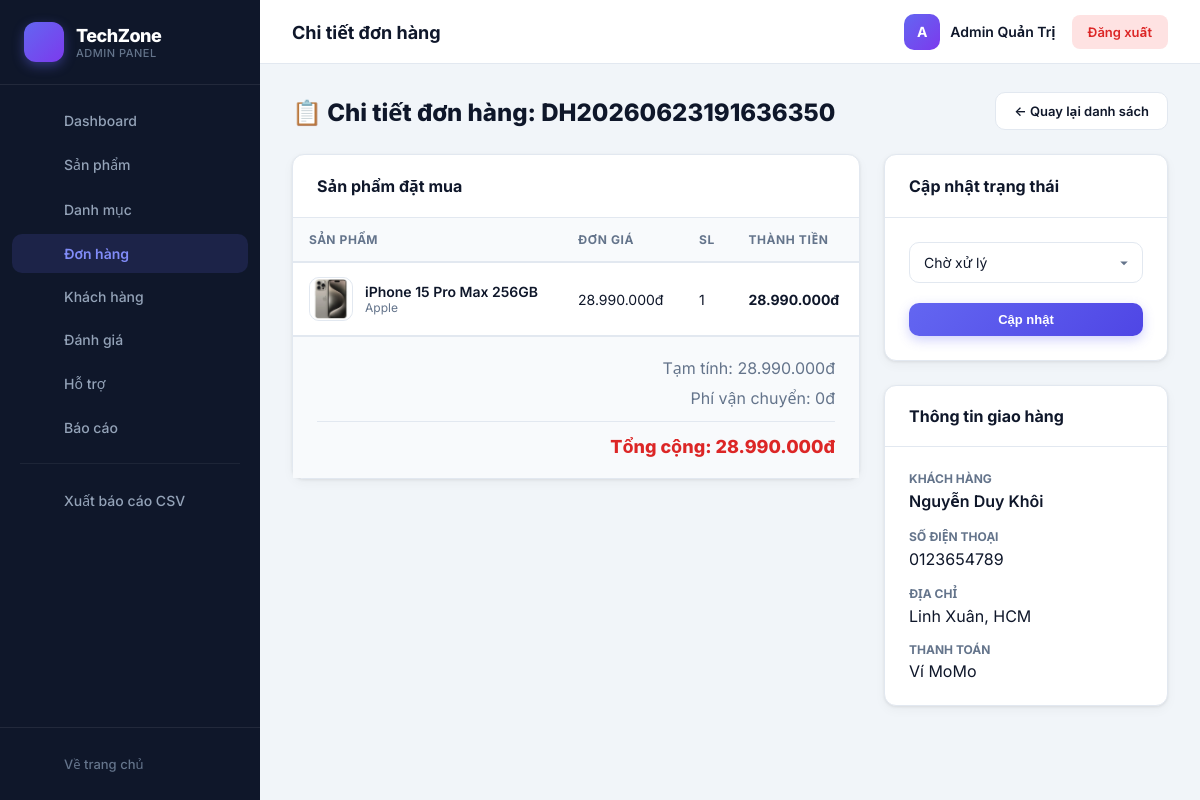
/admin/order_detail.php?id=9 (signed in), run on the app's committed database.
### tables this page shows
CREATE TABLE `orders` (
  `id` int(10) UNSIGNED NOT NULL,
  `order_code` varchar(20) NOT NULL,
  `user_id` int(10) UNSIGNED DEFAULT NULL,
  `customer_name` varchar(100) NOT NULL,
  `customer_phone` varchar(20) NOT NULL,
  `customer_address` text NOT NULL,
  `note` text DEFAULT NULL,
  `subtotal` decimal(15,0) NOT NULL DEFAULT 0,
  `shipping_fee` decimal(15,0) NOT NULL DEFAULT 0,
  `total_price` decimal(15,0) NOT NULL DEFAULT 0,
  `payment_method` enum('qr','cod','momo','transfer','credit_card','bank_card') NOT NULL DEFAULT 'cod',
  `voucher_code` varchar(50) DEFAULT NULL,
  `discount_amount` decimal(15,0) NOT NULL DEFAULT 0,
  `status` enum('Chờ xử lý','Đang giao','Đã hoàn thành','Đã hủy') NOT NULL DEFAULT 'Chờ xử lý',
  `created_at` datetime NOT NULL DEFAULT current_timestamp(),
  `updated_at` datetime NOT NULL DEFAULT current_timestamp() ON UPDATE current_timestamp()
);

CREATE TABLE `order_items` (
  `id` int(10) UNSIGNED NOT NULL,
  `order_id` int(10) UNSIGNED NOT NULL,
  `product_id` int(10) UNSIGNED DEFAULT NULL,
  `name` varchar(200) NOT NULL,
  `price` decimal(15,0) NOT NULL,
  `quantity` int(11) NOT NULL DEFAULT 1,
  `image_emoji` varchar(10) DEFAULT '?'
);

CREATE TABLE `products` (
  `id` int(10) UNSIGNED NOT NULL,
  `category_id` int(10) UNSIGNED NOT NULL,
  `name` varchar(200) NOT NULL,
  `brand` varchar(100) NOT NULL,
  `description` text DEFAULT NULL,
  `price` decimal(15,0) NOT NULL DEFAULT 0,
  `stock` int(11) NOT NULL DEFAULT 0,
  `image_emoji` varchar(10) DEFAULT '?',
  `image_file` varchar(255) DEFAULT NULL,
  `rating` decimal(2,1) NOT NULL DEFAULT 4.5,
  `featured` tinyint(1) NOT NULL DEFAULT 0,
  `specifications` text DEFAULT NULL,
  `created_at` datetime NOT NULL DEFAULT current_timestamp(),
  `updated_at` datetime NOT NULL DEFAULT current_timestamp() ON UPDATE current_timestamp()
);

### admin/order_detail.php (the view, shortened to what this page needs)
<?php
$pdo = getDB();
$id = (int)($_GET['id'] ?? 0);
$stmt = $pdo->prepare("SELECT * FROM orders WHERE id = ?");
$stmt->execute([$id]);
$order = $stmt->fetch();
$stmt = $pdo->prepare("
    SELECT oi.*, p.image_file, p.brand
    FROM order_items oi
    LEFT JOIN products p ON oi.product_id = p.id
    WHERE oi.order_id = ?
");
$stmt->execute([$id]);
$items = $stmt->fetchAll();
require_once __DIR__ . '/admin_layout.php';
?>
<div class="page-header">
    <h1>📋 Chi tiết đơn hàng: <?= htmlspecialchars($order['order_code']) ?></h1>
    <a href="orders.php" class="btn btn-outline">← Quay lại danh sách</a>
</div>
<div class="content-grid">
    <div style="display:flex;flex-direction:column;gap:24px;">
        <div class="card">
            <div class="card-header">
                <h3 class="card-title">Sản phẩm đặt mua</h3>
            </div>
            <div class="card-body" style="padding:0;">
                <div class="table-container orders-table-wrap">
                    <table class="data-table">
                        <thead>
                            <tr>
                                <th>Sản phẩm</th>
                                <th>Đơn giá</th>
                                <th>SL</th>
                                <th>Thành tiền</th>
                            </tr>
                        </thead>
                        <tbody>
                            <?php foreach ($items as $item): ?>
                                <tr>
                                    <td data-label="Sản phẩm">
                                        <div class="product-cell">
                                            <?php if (!empty($item['image_file'])): ?>
                                                <img src="/bainhom/assets/images/<?= htmlspecialchars($item['image_file']) ?>" class="product-thumb">
                                            <?php else: ?>
                                                <div class="product-thumb" style="display:flex;align-items:center;justify-content:center;font-size:20px;"><?= $item['image_emoji'] ?></div>
                                            <?php endif; ?>
                                            <div>
                                                <div class="product-cell-name"><?= htmlspecialchars($item['name']) ?></div>
                                                <div class="product-cell-brand"><?= htmlspecialchars($item['brand'] ?? '—') ?></div>
                                            </div>
                                        </div>
                                    </td>
                                    <td data-label="Đơn giá"><?= number_format($item['price'], 0, ',', '.') ?>đ</td>
                                    <td data-label="SL"><?= $item['quantity'] ?></td>
                                    <td data-label="Thành tiền" style="font-weight:700;"><?= number_format($item['price'] * $item['quantity'], 0, ',', '.') ?>đ</td>
                                </tr>
                            <?php endforeach; ?>
                        </tbody>
                    </table>
                </div>
                <div style="padding:20px 24px;background:#f8fafc;border-top:1px solid var(--border);text-align:right;">
                    <div style="margin-bottom:8px;color:var(--text-sub);">Tạm tính: <?= number_format($order['subtotal'], 0, ',', '.') ?>đ</div>
                    <div style="margin-bottom:8px;color:var(--text-sub);">Phí vận chuyển: <?= number_format($order['shipping_fee'], 0, ',', '.') ?>đ</div>
                    <div style="font-size:18px;font-weight:800;color:#dc2626;margin-top:12px;padding-top:12px;border-top:1px solid #e2e8f0;">
                        Tổng cộng: <?= number_format($order['total_price'], 0, ',', '.') ?>đ
                    </div>
                </div>
            </div>
        </div>
    </div>
    <div style="display:flex;flex-direction:column;gap:24px;">
        <div class="card">
            <div class="card-header">
                <h3 class="card-title">Cập nhật trạng thái</h3>
            </div>
            <div class="card-body">
                <form action="update_order_status.php" method="POST">
                    <div class="form-group">
                        <select name="status" class="form-control">
                            <option value="Chờ xử lý" <?= $order['status'] === 'Chờ xử lý' ? 'selected' : '' ?>>Chờ xử lý</option>
                        </select>
                    </div>
                    <button type="submit" class="btn btn-primary" style="width:100%;justify-content:center;">Cập nhật</button>
                </form>
            </div>
        </div>
        <div class="card">
            <div class="card-header">
                <h3 class="card-title">Thông tin giao hàng</h3>
            </div>
            <div class="card-body">
                <div style="display:grid;gap:16px;">
                    <div>
                        <div style="font-size:12px;color:var(--text-sub);text-transform:uppercase;font-weight:700;margin-bottom:4px;">Khách hàng</div>
                        <div style="font-weight:600;"><?= htmlspecialchars($order['customer_name']) ?></div>
                    </div>
                    <div>
                        <div style="font-size:12px;color:var(--text-sub);text-transform:uppercase;font-weight:700;margin-bottom:4px;">Số điện thoại</div>
                        <div><?= htmlspecialchars($order['customer_phone']) ?></div>
                    </div>
                    <div>
                        <div style="font-size:12px;color:var(--text-sub);text-transform:uppercase;font-weight:700;margin-bottom:4px;">Địa chỉ</div>
                        <div><?= nl2br(htmlspecialchars($order['customer_address'])) ?></div>
                    </div>
                    <div>
                        <div style="font-size:12px;color:var(--text-sub);text-transform:uppercase;font-weight:700;margin-bottom:4px;">Thanh toán</div>
                        <div>
                            <?php
                            echo match($order['payment_method']) {
                                'cod' => 'Thanh toán khi nhận hàng (COD)',
                                'momo' => 'Ví MoMo',
                                'qr' => 'Chuyển khoản QR',
                                default => strtoupper($order['payment_method'])
                            };
                            ?>
                        </div>
                    </div>
                </div>
            </div>
        </div>
    </div>
</div>
<?php require_once __DIR__ . '/admin_footer.php'; ?>

### admin/admin_layout.php (style rules this page uses)
*, *::before, *::after { box-sizing: border-box; margin: 0; padding: 0; }
:root { --sidebar-w: 260px; --topbar-h: 64px; --primary: #6366f1; --primary-dark: #4f46e5; --primary-light: #818cf8; --bg: #f1f5f9; --card: #ffffff; --text: #0f172a; --text-sub: #64748b; --border: #e2e8f0; --success: #22c55e; --warning: #f59e0b; --danger: #ef4444; --info: #3b82f6; --sidebar-bg: #0f172a; --sidebar-hover: #1e293b; --sidebar-active: rgba(99, 102, 241, 0.15); --radius: 12px; --shadow: 0 1px 3px rgba(0,0,0,0.08), 0 4px 12px rgba(0,0,0,0.04); --shadow-lg: 0 10px 30px rgba(0,0,0,0.08), 0 4px 12px rgba(0,0,0,0.05); }
body { font-family: 'Inter', system-ui, -apple-system, sans-serif; background: var(--bg); color: var(--text); min-height: 100vh; }
.card { background: var(--card); border-radius: var(--radius); box-shadow: var(--shadow); border: 1px solid var(--border); }
.card-header { padding: 20px 24px; border-bottom: 1px solid var(--border); display: flex; align-items: center; justify-content: space-between; gap: 16px; }
.card-title { font-size: 16px; font-weight: 700; color: var(--text); }
.card-body { padding: 24px; }
.table-container { overflow-x: auto; }
table.data-table { width: 100%; border-collapse: collapse; }
table.data-table thead { background: #f8fafc; }
table.data-table th { padding: 13px 16px; text-align: left; font-size: 12px; font-weight: 700; color: var(--text-sub); text-transform: uppercase; letter-spacing: 0.05em; white-space: nowrap; border-bottom: 2px solid var(--border); }
table.data-table td { padding: 14px 16px; font-size: 14px; border-bottom: 1px solid var(--border); vertical-align: middle; }
table.data-table tbody tr { transition: background 0.15s; }
.btn { display: inline-flex; align-items: center; gap: 6px; padding: 9px 18px; border-radius: 10px; font-size: 13px; font-weight: 600; text-decoration: none; border: none; cursor: pointer; transition: all 0.2s ease; white-space: nowrap; }
.btn-primary { background: linear-gradient(135deg, var(--primary), var(--primary-dark)); color: #fff; box-shadow: 0 4px 12px rgba(99,102,241,0.3); }
.btn-outline { background: #fff; border: 1px solid var(--border); color: var(--text); }
.form-group { margin-bottom: 20px; }
.form-control { width: 100%; padding: 10px 14px; border: 1px solid var(--border); border-radius: 10px; font-size: 14px; font-family: inherit; color: var(--text); background: #fff; transition: all 0.2s; }
select.form-control { cursor: pointer; appearance: none; background-repeat: no-repeat; background-position: right 12px center; padding-right: 36px; }
.content-grid { display: grid; grid-template-columns: 2fr 1fr; gap: 24px; }
.product-thumb { width: 44px; height: 44px; border-radius: 10px; object-fit: cover; background: #f1f5f9; border: 1px solid var(--border); }
.product-cell { display: flex; align-items: center; gap: 12px; }
.product-cell-name { font-weight: 600; color: var(--text); }
.product-cell-brand { font-size: 12px; color: var(--text-sub); }
.page-header { display: flex; align-items: center; justify-content: space-between; margin-bottom: 24px; gap: 16px; flex-wrap: wrap; }
.page-header h1 { font-size: 24px; font-weight: 800; color: var(--text); }

### data on the page
orders: order_code "DH20260623191636350", subtotal "28.990.000", shipping_fee "0", total_price "28.990.000", status "Chờ xử lý", customer_name "Nguyễn Duy Khôi", customer_phone "0123654789", customer_address "Linh Xuân, HCM", payment_method "Ví MoMo"
order_items: product.image_file (picture), name "iPhone 15 Pro Max 256GB", product.brand "Apple", price "28.990.000", quantity "1", $item['price'] * $item['quantity'] "28.990.000"

### other printed values
$item['label'] "Dashboard"
$item['label'] "Sản phẩm"
$item['label'] "Danh mục"
$item['label'] "Đơn hàng"
$item['label'] "Khách hàng"
$item['label'] "Đánh giá"
$item['label'] "Hỗ trợ"
$item['label'] "Báo cáo"
$pageTitle "Chi tiết đơn hàng"
mb_substr($adminName, 0, 1, 'UTF-8') "A"
$adminName "Admin Quản Trị"
